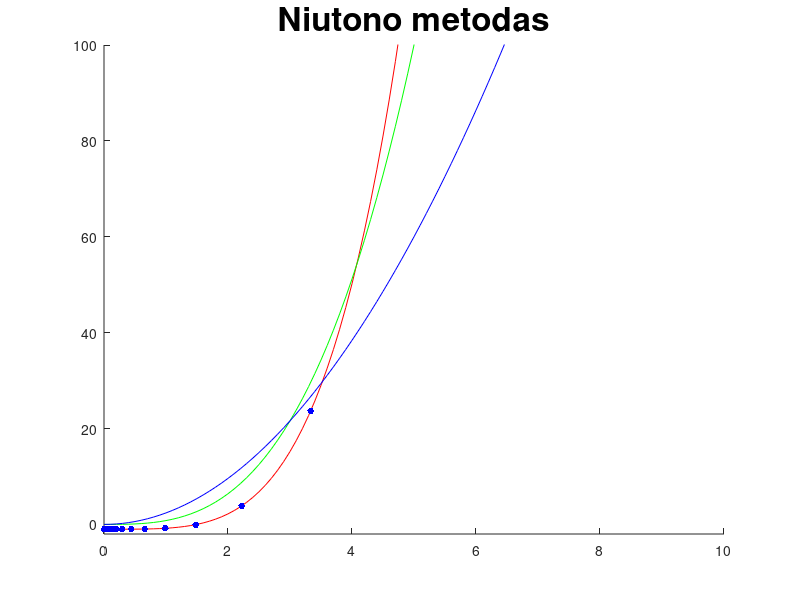

Recreate this plot in MATLAB.
hold on;

a = 0:0.1:10;
g = (a.^4)./5 - 1;
dg = (4*a.^3)/5;
ddg =(12*a.^2)/5;

plot(a, g, 'r');
plot(a, dg, 'g');
plot(a, ddg,'b');
title ("Niutono metodas", "fontsize", 24);
axis([0 10 -2 100])

result = 0;
x0 = 5;
xi = 0;
eps = 10^(-4);

s1 = s2 = k = 0;

function y = f(x)
  y = (x.^4)./5 - 1;
endfunction

function dy = df(x)
  dy = (4*x.^3)/5;
endfunction

function ddy = ddf(x)
  ddy = (12*x.^2)/5;
endfunction

while 1

  xi = x0;
  x0 = x0 - df(x0)/ddf(x0);

  disp(x0);
  plot(x0, f(x0), 'b', 'markersize', 15);
  if(abs(xi-x0) <= eps)
    break;
  endif
  
  k = k + 1;
endwhile

disp("The number of iterations: "),disp(k);
disp("The optimum point: "),disp(x0);
disp("The function value at optimum point: "), disp(f(x0));






